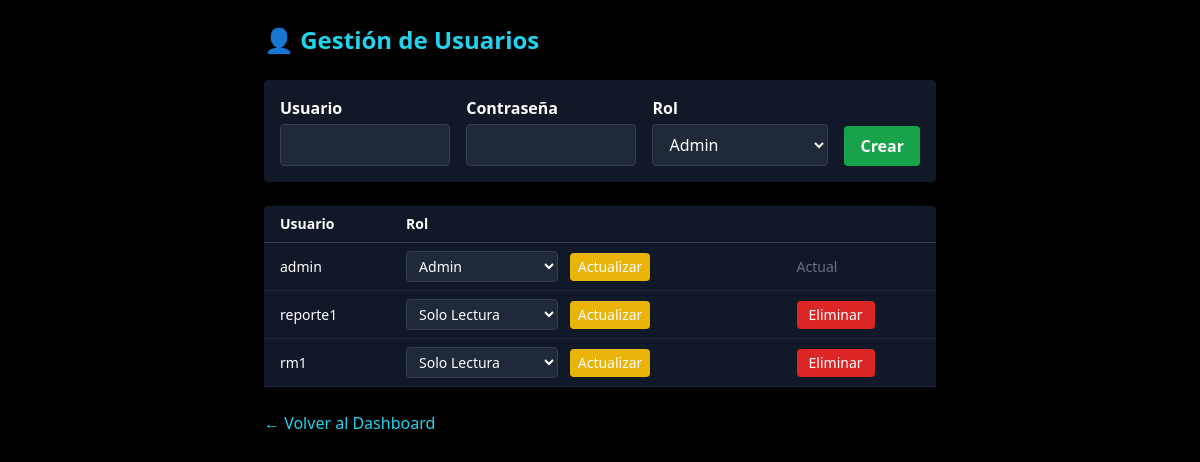
Page /admin/users (signed in) on the committed database.
### tables this page shows
CREATE TABLE users (
            id INTEGER PRIMARY KEY AUTOINCREMENT,
            username TEXT UNIQUE NOT NULL,
            password TEXT NOT NULL,
            role TEXT NOT NULL -- 'admin', 'release_manager', 'viewer'
        );

### app.py (the view, shortened to what this page needs)
@app.route('/admin/users', methods=['GET', 'POST'])
@login_required
@admin_required
def manage_users():
    error = None
    users = get_all_users()
    return render_template('admin_users.html', users=users, error=error)

### app.py (called while the page is built)
def login_required(f):
    @wraps(f)
    def decorated_function(*args, **kwargs):
        if 'user_id' not in session:
            return redirect(url_for('login'))
        return f(*args, **kwargs)
    return decorated_function

def admin_required(f):
    @wraps(f)
    def decorated_function(*args, **kwargs):
        if 'role' not in session or session['role'] != 'admin':
            return redirect(url_for('index'))
        return f(*args, **kwargs)
    return decorated_function

### model.py (called while the page is built)
def get_db_connection():
    conn = sqlite3.connect(DB_NAME)
    conn.row_factory = sqlite3.Row
    return conn

def get_all_users():
    conn = get_db_connection()
    c = conn.cursor()
    c.execute('SELECT id, username, role FROM users ORDER BY username')
    users = c.fetchall()
    conn.close()
    return users

### templates/admin_users.html (shortened to what this page needs)
<!DOCTYPE html>
<html lang="es">
<head>
  <script src="https://cdn.tailwindcss.com"></script>
</head>
<body class="bg-black text-white px-4 py-6">
  <div class="max-w-2xl mx-auto">
    <h1 class="text-2xl font-bold text-cyan-400 mb-6">👤 Gestión de Usuarios</h1>
    <form method="POST" class="bg-gray-900 p-4 rounded mb-6 flex flex-col md:flex-row gap-4 items-end">
      <div class="flex-1">
        <label class="block font-semibold mb-1">Usuario</label>
        <input name="username" type="text" required class="w-full px-3 py-2 rounded bg-gray-800 border border-gray-700 text-white">
      </div>
      <div class="flex-1">
        <label class="block font-semibold mb-1">Contraseña</label>
        <input name="password" type="password" required class="w-full px-3 py-2 rounded bg-gray-800 border border-gray-700 text-white">
      </div>
      <div>
        <label class="block font-semibold mb-1">Rol</label>
        <select name="role" required class="w-full px-3 py-2 rounded bg-gray-800 border border-gray-700 text-white">
          <option value="admin">Admin</option>
        </select>
      </div>
      <button type="submit" class="bg-green-600 hover:bg-green-700 text-white font-semibold px-4 py-2 rounded">Crear</button>
    </form>
    <table class="w-full table-auto border-collapse text-sm bg-gray-900 rounded">
      <thead>
        <tr>
          <th class="px-4 py-2 border-b border-gray-700 text-left">Usuario</th>
          <th class="px-4 py-2 border-b border-gray-700 text-left">Rol</th>
          <th class="px-4 py-2 border-b border-gray-700"></th>
        </tr>
      </thead>
      <tbody>
        {% for user in users %}
        <tr>
          <td class="px-4 py-2 border-b border-gray-800">{{ user['username'] }}</td>
          <td class="px-4 py-2 border-b border-gray-800">
            <form method="POST" class="inline">
              <select name="new_role" class="bg-gray-800 border border-gray-700 rounded px-2 py-1 text-white">
                <option value="admin" {% if user['role']=='admin' %}selected{% endif %}>Admin</option>
                <option value="viewer" {% if user['role']=='viewer' %}selected{% endif %}>Solo Lectura</option>
              </select>
              <button type="submit" class="ml-2 bg-yellow-500 hover:bg-yellow-600 text-white px-2 py-1 rounded">Actualizar</button>
            </form>
          </td>
          <td class="px-4 py-2 border-b border-gray-800">
            {% if user['username'] != session['username'] %}
            <form method="POST" class="inline" onsubmit="return confirm('¿Eliminar usuario {{ user[ 'username'] }}?');">
              <button type="submit" class="bg-red-600 hover:bg-red-700 text-white px-3 py-1 rounded">Eliminar</button>
            </form>
            {% else %}
            <span class="text-gray-500">Actual</span>
            {% endif %}
          </td>
        </tr>
        {% endfor %}
      </tbody>
    </table>
    <div class="mt-6">
      <a href="{{ url_for('index') }}" class="text-cyan-400 hover:underline">← Volver al Dashboard</a>
    </div>
  </div>
</body>
</html>

### rows in the picture
users: username "admin", new_role "Admin", shows "Actual"
users: username "reporte1", new_role "Solo Lectura"
users: username "rm1", new_role "Solo Lectura"
